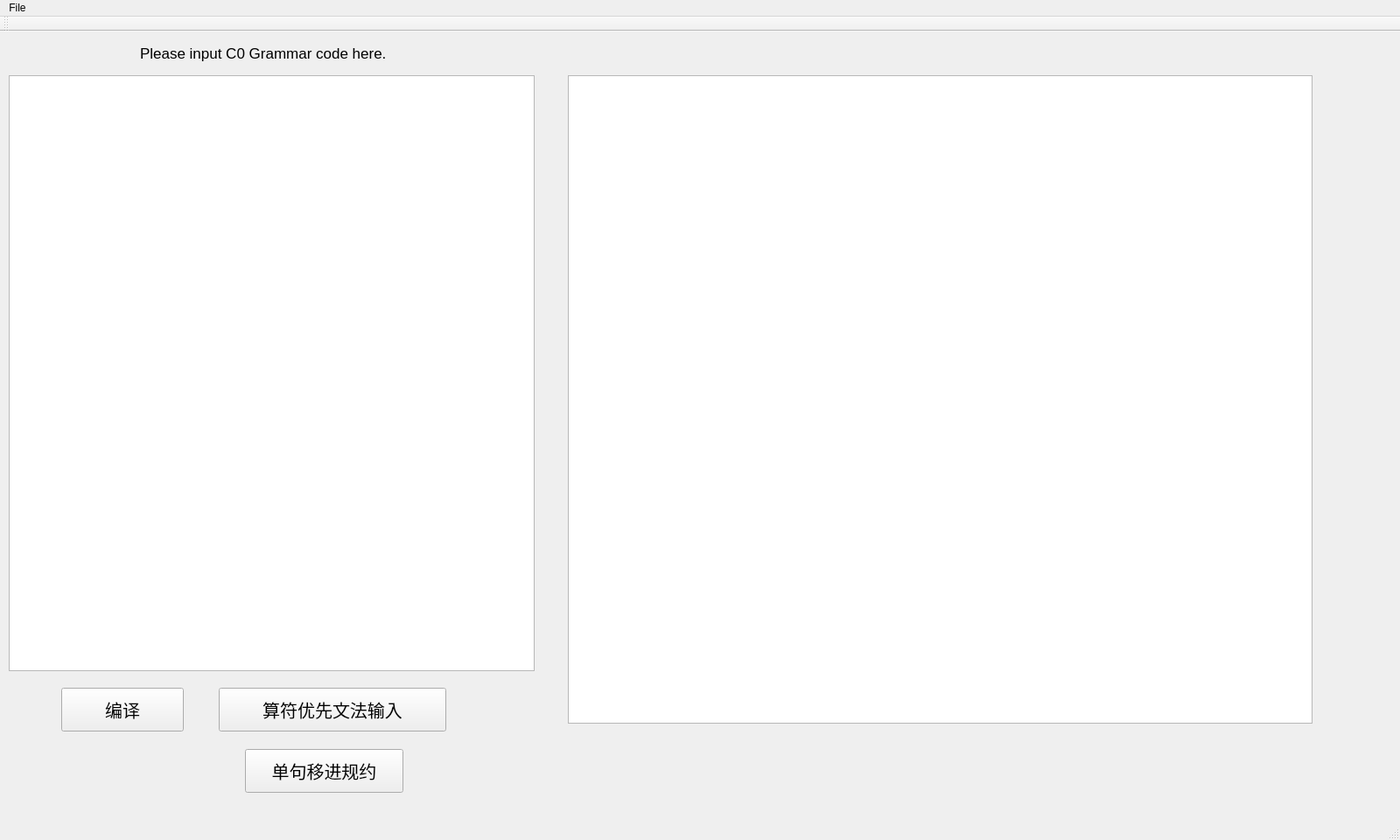
<?xml version="1.0" encoding="UTF-8"?>
<ui version="4.0">
 <class>MainWindow</class>
 <widget class="QMainWindow" name="MainWindow">
  <property name="enabled">
   <bool>true</bool>
  </property>
  <property name="geometry">
   <rect>
    <x>0</x>
    <y>0</y>
    <width>1600</width>
    <height>960</height>
   </rect>
  </property>
  <property name="windowTitle">
   <string>MainWindow</string>
  </property>
  <widget class="QWidget" name="centralWidget">
   <widget class="QPushButton" name="pushButton">
    <property name="geometry">
     <rect>
      <x>70</x>
      <y>750</y>
      <width>140</width>
      <height>50</height>
     </rect>
    </property>
    <property name="font">
     <font>
      <pointsize>15</pointsize>
     </font>
    </property>
    <property name="text">
     <string>编译</string>
    </property>
   </widget>
   <widget class="QLabel" name="label">
    <property name="geometry">
     <rect>
      <x>160</x>
      <y>9</y>
      <width>500</width>
      <height>31</height>
     </rect>
    </property>
    <property name="font">
     <font>
      <pointsize>13</pointsize>
     </font>
    </property>
    <property name="text">
     <string>Please input C0 Grammar code here.</string>
    </property>
   </widget>
   <widget class="QTextEdit" name="textEdit">
    <property name="geometry">
     <rect>
      <x>10</x>
      <y>50</y>
      <width>601</width>
      <height>681</height>
     </rect>
    </property>
    <property name="font">
     <font>
      <pointsize>11</pointsize>
     </font>
    </property>
   </widget>
   <widget class="QTableView" name="tableView">
    <property name="geometry">
     <rect>
      <x>649</x>
      <y>50</y>
      <width>851</width>
      <height>741</height>
     </rect>
    </property>
   </widget>
   <widget class="QPushButton" name="pushButton_2">
    <property name="geometry">
     <rect>
      <x>250</x>
      <y>750</y>
      <width>260</width>
      <height>50</height>
     </rect>
    </property>
    <property name="font">
     <font>
      <pointsize>15</pointsize>
     </font>
    </property>
    <property name="text">
     <string>算符优先文法输入</string>
    </property>
   </widget>
   <widget class="QPushButton" name="pushButton_3">
    <property name="geometry">
     <rect>
      <x>280</x>
      <y>820</y>
      <width>181</width>
      <height>50</height>
     </rect>
    </property>
    <property name="font">
     <font>
      <pointsize>15</pointsize>
     </font>
    </property>
    <property name="text">
     <string>单句移进规约</string>
    </property>
   </widget>
  </widget>
  <widget class="QMenuBar" name="menuBar">
   <property name="geometry">
    <rect>
     <x>0</x>
     <y>0</y>
     <width>1600</width>
     <height>17</height>
    </rect>
   </property>
   <widget class="QMenu" name="menuFile">
    <property name="title">
     <string>File</string>
    </property>
    <addaction name="actionFile"/>
   </widget>
   <addaction name="menuFile"/>
  </widget>
  <widget class="QToolBar" name="mainToolBar">
   <attribute name="toolBarArea">
    <enum>TopToolBarArea</enum>
   </attribute>
   <attribute name="toolBarBreak">
    <bool>false</bool>
   </attribute>
  </widget>
  <widget class="QStatusBar" name="statusBar"/>
  <action name="actionFile">
   <property name="text">
    <string>Open source file</string>
   </property>
  </action>
 </widget>
 <layoutdefault spacing="6" margin="11"/>
 <resources/>
 <connections/>
</ui>
